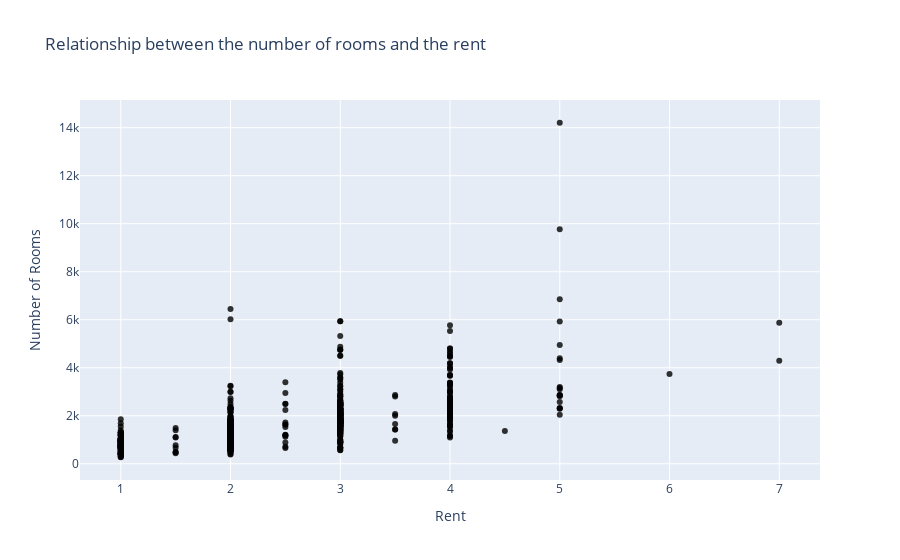

Notebook source saved alongside this figure:
### Markdown cell above
## **A Plot to show the relationship between the Rooms and rental prices**

### Code cell
Rm_rnt=go.Scatter(
                    x = rentals['Rooms'],
                    y = rentals['Rent'],
                    mode = "markers",
                    name = "2014",
                    marker = dict(color = 'rgba(0, 0, 0, 0.8)'),
                    )

layout = dict(title = 'Relationship between the number of rooms and the rent',
              xaxis= dict(title= 'Rent',ticklen= 5,zeroline= False),
              yaxis= dict(title= 'Number of Rooms',ticklen= 5,zeroline= False)
             )
fig = dict(data = Rm_rnt, layout = layout)
iplot(fig)

### Figure 1 — Plotly figure (JSON) as saved in the notebook; plotly's stock layout.template omitted (floating-point values rounded to 4 significant figures; data arrays with more than 128 entries replaced by an {"elided": "..."} marker saying what was removed)
{"data": [{"name": "2014", "y": {"elided": "764 float values"}, "mode": "markers", "marker": {"color": "rgba(0, 0, 0, 0.8)"}, "x": {"elided": "764 float values"}, "type": "scatter"}], "layout": {"yaxis": {"zeroline": false, "ticklen": 5, "title": {"text": "Number of Rooms"}}, "xaxis": {"zeroline": false, "ticklen": 5, "title": {"text": "Rent"}}, "title": {"text": "Relationship between the number of rooms and the rent"}}}
